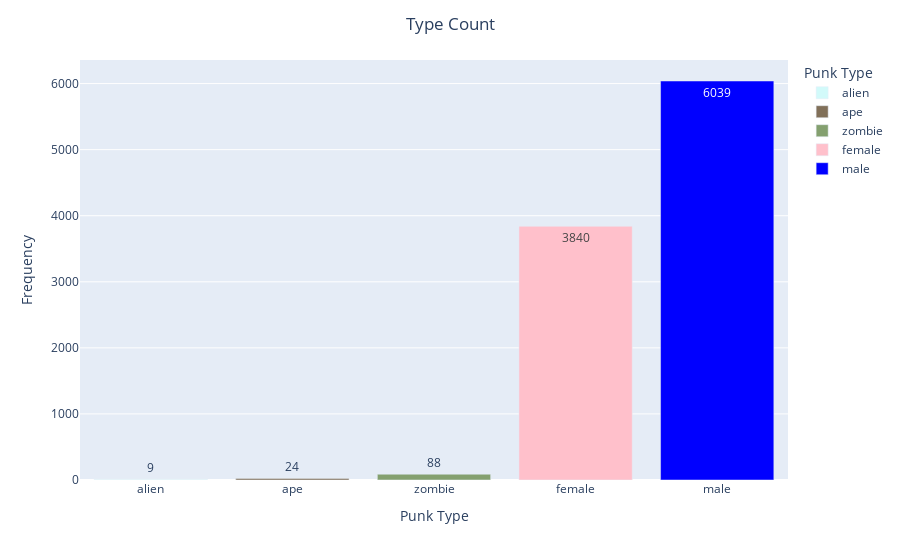

The code cell stored with this chart in its notebook:
### Code cell
# sorted type dataframe
type_sorted = types.sort_values(by = 'amount')

# bar plot of punk type counts
fig = px.bar(type_sorted, 
             x=type_sorted['type'],
             y= type_sorted['amount'],
             text = type_sorted['amount'],
             color = 'type',
             color_discrete_map = {'alien':'#d2fafa', 'ape':'#817059', 'zombie':'#84a06f', 'female':'pink', 'male':'blue'},
             labels={'type': 'Punk Type', 'amount': 'Frequency'})
fig.update_layout(title = 'Type Count', title_x=.5)
fig.show()

### Figure 1 — Plotly figure (JSON) as saved in the notebook; plotly's stock layout.template omitted (floating-point values rounded to 4 significant figures)
{"data": [{"alignmentgroup": "True", "hovertemplate": "Punk Type=%{x}<br>Frequency=%{text}<extra></extra>", "legendgroup": "alien", "marker": {"color": "#d2fafa", "pattern": {"shape": ""}}, "name": "alien", "offsetgroup": "alien", "orientation": "v", "showlegend": true, "text": [9], "textposition": "auto", "type": "bar", "x": ["alien"], "xaxis": "x", "y": [9], "yaxis": "y"}, {"alignmentgroup": "True", "hovertemplate": "Punk Type=%{x}<br>Frequency=%{text}<extra></extra>", "legendgroup": "ape", "marker": {"color": "#817059", "pattern": {"shape": ""}}, "name": "ape", "offsetgroup": "ape", "orientation": "v", "showlegend": true, "text": [24], "textposition": "auto", "type": "bar", "x": ["ape"], "xaxis": "x", "y": [24], "yaxis": "y"}, {"alignmentgroup": "True", "hovertemplate": "Punk Type=%{x}<br>Frequency=%{text}<extra></extra>", "legendgroup": "zombie", "marker": {"color": "#84a06f", "pattern": {"shape": ""}}, "name": "zombie", "offsetgroup": "zombie", "orientation": "v", "showlegend": true, "text": [88], "textposition": "auto", "type": "bar", "x": ["zombie"], "xaxis": "x", "y": [88], "yaxis": "y"}, {"alignmentgroup": "True", "hovertemplate": "Punk Type=%{x}<br>Frequency=%{text}<extra></extra>", "legendgroup": "female", "marker": {"color": "pink", "pattern": {"shape": ""}}, "name": "female", "offsetgroup": "female", "orientation": "v", "showlegend": true, "text": [3840], "textposition": "auto", "type": "bar", "x": ["female"], "xaxis": "x", "y": [3840], "yaxis": "y"}, {"alignmentgroup": "True", "hovertemplate": "Punk Type=%{x}<br>Frequency=%{text}<extra></extra>", "legendgroup": "male", "marker": {"color": "blue", "pattern": {"shape": ""}}, "name": "male", "offsetgroup": "male", "orientation": "v", "showlegend": true, "text": [6039], "textposition": "auto", "type": "bar", "x": ["male"], "xaxis": "x", "y": [6039], "yaxis": "y"}], "layout": {"autosize": true, "barmode": "relative", "legend": {"title": {"text": "Punk Type"}, "tracegroupgap": 0}, "margin": {"t": 60}, "title": {"text": "Type Count", "x": 0.5}, "xaxis": {"anchor": "y", "autorange": true, "categoryarray": ["alien", "ape", "zombie", "female", "male"], "categoryorder": "array", "domain": [0, 1], "range": [-0.5, 4.5], "title": {"text": "Punk Type"}, "type": "category"}, "yaxis": {"anchor": "x", "autorange": true, "domain": [0, 1], "range": [0, 6357.0], "title": {"text": "Frequency"}, "type": "linear"}}}
